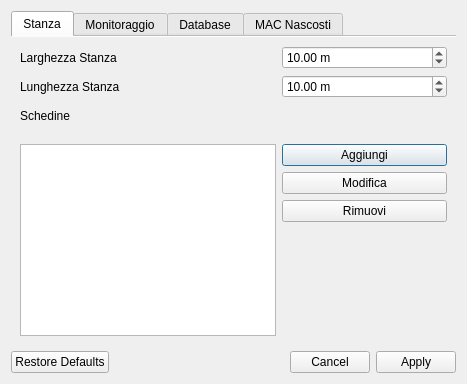
<?xml version="1.0" encoding="UTF-8"?>
<ui version="4.0">
 <class>ConfigDialog</class>
 <widget class="QDialog" name="ConfigDialog">
  <property name="geometry">
   <rect>
    <x>0</x>
    <y>0</y>
    <width>467</width>
    <height>384</height>
   </rect>
  </property>
  <property name="windowTitle">
   <string>Impostazioni</string>
  </property>
  <property name="windowIcon">
   <iconset resource="../res.qrc">
    <normaloff>:/resources/resources/logo_img.svg</normaloff>:/resources/resources/logo_img.svg</iconset>
  </property>
  <layout class="QVBoxLayout" name="verticalLayout_4">
   <item>
    <widget class="QTabWidget" name="tabWidget">
     <property name="currentIndex">
      <number>0</number>
     </property>
     <property name="usesScrollButtons">
      <bool>false</bool>
     </property>
     <property name="documentMode">
      <bool>true</bool>
     </property>
     <property name="tabsClosable">
      <bool>false</bool>
     </property>
     <widget class="QWidget" name="tab_2">
      <attribute name="title">
       <string>Stanza</string>
      </attribute>
      <layout class="QVBoxLayout" name="verticalLayout_7">
       <item>
        <layout class="QVBoxLayout" name="verticalLayout_3">
         <item>
          <layout class="QFormLayout" name="formLayout_2">
           <item row="1" column="0">
            <widget class="QLabel" name="widthLabel">
             <property name="lineWidth">
              <number>1</number>
             </property>
             <property name="midLineWidth">
              <number>0</number>
             </property>
             <property name="text">
              <string>Larghezza Stanza</string>
             </property>
            </widget>
           </item>
           <item row="1" column="1">
            <widget class="QDoubleSpinBox" name="widthEdit">
             <property name="suffix">
              <string> m</string>
             </property>
             <property name="minimum">
              <double>1.000000000000000</double>
             </property>
             <property name="maximum">
              <double>99.989999999999995</double>
             </property>
             <property name="value">
              <double>10.000000000000000</double>
             </property>
            </widget>
           </item>
           <item row="2" column="0">
            <widget class="QLabel" name="heightLabel">
             <property name="text">
              <string>Lunghezza Stanza</string>
             </property>
            </widget>
           </item>
           <item row="2" column="1">
            <widget class="QDoubleSpinBox" name="heightEdit">
             <property name="suffix">
              <string> m</string>
             </property>
             <property name="minimum">
              <double>1.000000000000000</double>
             </property>
             <property name="maximum">
              <double>99.989999999999995</double>
             </property>
             <property name="value">
              <double>10.000000000000000</double>
             </property>
            </widget>
           </item>
           <item row="3" column="0">
            <widget class="QLabel" name="boardLabel">
             <property name="text">
              <string>Schedine</string>
             </property>
            </widget>
           </item>
           <item row="4" column="0">
            <widget class="QTableWidget" name="boardTable"/>
           </item>
           <item row="4" column="1">
            <layout class="QVBoxLayout" name="verticalLayout_2">
             <item>
              <widget class="QPushButton" name="addBoard">
               <property name="text">
                <string>Aggiungi</string>
               </property>
              </widget>
             </item>
             <item>
              <widget class="QPushButton" name="modBoard">
               <property name="text">
                <string>Modifica</string>
               </property>
              </widget>
             </item>
             <item>
              <widget class="QPushButton" name="removeBoard">
               <property name="text">
                <string>Rimuovi</string>
               </property>
              </widget>
             </item>
            </layout>
           </item>
          </layout>
         </item>
        </layout>
       </item>
      </layout>
     </widget>
     <widget class="QWidget" name="tab">
      <attribute name="title">
       <string>Monitoraggio</string>
      </attribute>
      <layout class="QVBoxLayout" name="verticalLayout_6">
       <item>
        <layout class="QFormLayout" name="formLayout">
         <item row="0" column="0">
          <widget class="QLabel" name="nLabel">
           <property name="lineWidth">
            <number>1</number>
           </property>
           <property name="midLineWidth">
            <number>0</number>
           </property>
           <property name="text">
            <string>Costante di propagazione del segnale (n)</string>
           </property>
          </widget>
         </item>
         <item row="0" column="1">
          <widget class="QSpinBox" name="nEdit">
           <property name="minimum">
            <number>1</number>
           </property>
           <property name="maximum">
            <number>3</number>
           </property>
           <property name="value">
            <number>3</number>
           </property>
          </widget>
         </item>
         <item row="1" column="0">
          <widget class="QLabel" name="minLabel">
           <property name="text">
            <string>Minimo minuti per conteggio presenza</string>
           </property>
          </widget>
         </item>
         <item row="1" column="1">
          <widget class="QSpinBox" name="minEdit">
           <property name="minimum">
            <number>1</number>
           </property>
           <property name="maximum">
            <number>5</number>
           </property>
          </widget>
         </item>
         <item row="2" column="0">
          <widget class="QLabel" name="retryLabel">
           <property name="text">
            <string>Limite fallimenti aggregazione</string>
           </property>
          </widget>
         </item>
         <item row="2" column="1">
          <widget class="QSpinBox" name="retryEdit">
           <property name="minimum">
            <number>1</number>
           </property>
           <property name="maximum">
            <number>100</number>
           </property>
           <property name="value">
            <number>3</number>
           </property>
           <property name="displayIntegerBase">
            <number>10</number>
           </property>
          </widget>
         </item>
         <item row="3" column="0">
          <widget class="QLabel" name="portServerLabel">
           <property name="text">
            <string>Porta Server TCP</string>
           </property>
          </widget>
         </item>
         <item row="3" column="1">
          <widget class="QSpinBox" name="portServerEdit">
           <property name="minimum">
            <number>1024</number>
           </property>
           <property name="maximum">
            <number>65535</number>
           </property>
           <property name="value">
            <number>27015</number>
           </property>
          </widget>
         </item>
         <item row="4" column="0">
          <widget class="QLabel" name="secretLabel">
           <property name="text">
            <string>Segreto Condiviso</string>
           </property>
          </widget>
         </item>
         <item row="4" column="1">
          <layout class="QHBoxLayout" name="horizontalLayout_4">
           <item>
            <widget class="QLineEdit" name="secretEdit">
             <property name="text">
              <string>segreto</string>
             </property>
             <property name="echoMode">
              <enum>QLineEdit::Password</enum>
             </property>
            </widget>
           </item>
           <item>
            <widget class="QToolButton" name="secretEcho">
             <property name="text">
              <string>...</string>
             </property>
             <property name="icon">
              <iconset resource="../res.qrc">
               <normaloff>:/resources/resources/see_pass.svg</normaloff>:/resources/resources/see_pass.svg</iconset>
             </property>
            </widget>
           </item>
          </layout>
         </item>
        </layout>
       </item>
      </layout>
     </widget>
     <widget class="QWidget" name="tab_3">
      <attribute name="title">
       <string>Database</string>
      </attribute>
      <layout class="QVBoxLayout" name="verticalLayout" stretch="0,1,0">
       <item>
        <widget class="QLabel" name="label">
         <property name="text">
          <string>Per il corretto funzionamento del programma ti consigliamo di preparare il database avendo cura di inserire correttamente i dati sottostanti.</string>
         </property>
         <property name="alignment">
          <set>Qt::AlignJustify|Qt::AlignVCenter</set>
         </property>
         <property name="wordWrap">
          <bool>true</bool>
         </property>
        </widget>
       </item>
       <item>
        <layout class="QFormLayout" name="formLayout_3">
         <item row="1" column="0">
          <widget class="QLabel" name="hostLabel">
           <property name="text">
            <string>Host</string>
           </property>
          </widget>
         </item>
         <item row="1" column="1">
          <widget class="QLineEdit" name="hostEdit">
           <property name="text">
            <string>localhost</string>
           </property>
          </widget>
         </item>
         <item row="2" column="0">
          <widget class="QLabel" name="dbLabel">
           <property name="text">
            <string>Nome Database</string>
           </property>
          </widget>
         </item>
         <item row="2" column="1">
          <widget class="QLineEdit" name="dbEdit">
           <property name="text">
            <string>data</string>
           </property>
          </widget>
         </item>
         <item row="3" column="0">
          <widget class="QLabel" name="portLabel">
           <property name="text">
            <string>Porta</string>
           </property>
          </widget>
         </item>
         <item row="4" column="0">
          <widget class="QLabel" name="userLabel">
           <property name="text">
            <string>Username</string>
           </property>
          </widget>
         </item>
         <item row="4" column="1">
          <widget class="QLineEdit" name="userEdit">
           <property name="text">
            <string>root</string>
           </property>
          </widget>
         </item>
         <item row="5" column="0">
          <widget class="QLabel" name="passLabel">
           <property name="text">
            <string>Password</string>
           </property>
          </widget>
         </item>
         <item row="5" column="1">
          <layout class="QHBoxLayout" name="horizontalLayout_5">
           <item>
            <widget class="QLineEdit" name="passEdit">
             <property name="text">
              <string>NewRoot12Kz</string>
             </property>
             <property name="echoMode">
              <enum>QLineEdit::Password</enum>
             </property>
            </widget>
           </item>
           <item>
            <widget class="QToolButton" name="passEcho">
             <property name="text">
              <string>...</string>
             </property>
             <property name="icon">
              <iconset resource="../res.qrc">
               <normaloff>:/resources/resources/see_pass.svg</normaloff>:/resources/resources/see_pass.svg</iconset>
             </property>
            </widget>
           </item>
          </layout>
         </item>
         <item row="6" column="0">
          <widget class="QLabel" name="tableLabel">
           <property name="text">
            <string>Nome Tabella</string>
           </property>
          </widget>
         </item>
         <item row="6" column="1">
          <layout class="QHBoxLayout" name="horizontalLayout_2">
           <item>
            <widget class="QLineEdit" name="tableEdit">
             <property name="text">
              <string>stanza</string>
             </property>
            </widget>
           </item>
          </layout>
         </item>
         <item row="3" column="1">
          <widget class="QSpinBox" name="portEdit">
           <property name="minimum">
            <number>1024</number>
           </property>
           <property name="maximum">
            <number>65535</number>
           </property>
           <property name="value">
            <number>3306</number>
           </property>
          </widget>
         </item>
        </layout>
       </item>
       <item>
        <layout class="QHBoxLayout" name="horizontalLayout_8" stretch="0,0">
         <property name="spacing">
          <number>6</number>
         </property>
         <item>
          <widget class="QPushButton" name="initializeButton">
           <property name="sizePolicy">
            <sizepolicy hsizetype="Minimum" vsizetype="Fixed">
             <horstretch>0</horstretch>
             <verstretch>0</verstretch>
            </sizepolicy>
           </property>
           <property name="text">
            <string>Inizializza Database</string>
           </property>
          </widget>
         </item>
         <item>
          <widget class="QToolButton" name="restoreBoardButton">
           <property name="sizePolicy">
            <sizepolicy hsizetype="Minimum" vsizetype="Fixed">
             <horstretch>0</horstretch>
             <verstretch>0</verstretch>
            </sizepolicy>
           </property>
           <property name="text">
            <string>Recupera Setup Schedine</string>
           </property>
          </widget>
         </item>
        </layout>
       </item>
      </layout>
     </widget>
     <widget class="QWidget" name="tab_4">
      <attribute name="title">
       <string>MAC Nascosti</string>
      </attribute>
      <layout class="QVBoxLayout" name="verticalLayout_5" stretch="0,0">
       <item>
        <widget class="QLabel" name="label_4">
         <property name="text">
          <string>&lt;p&gt;Configurazione parametri e tolleranze per Analisi MAC nascosti.&lt;/p&gt;

&lt;ul&gt;
&lt;li&gt;&lt;b&gt;Tolleranza&lt;/b&gt;: Valore della differenza per cui la percentuale di somiglianza è pari a 0. &lt;/li&gt;
&lt;li&gt;&lt;b&gt;Peso&lt;/b&gt;: Numero intero che rappresenta il peso che viene dato ad ogni parametro.&lt;/li&gt;
&lt;/ul&gt;</string>
         </property>
         <property name="wordWrap">
          <bool>true</bool>
         </property>
        </widget>
       </item>
       <item>
        <layout class="QFormLayout" name="formLayout_4">
         <item row="1" column="0">
          <widget class="QLabel" name="label_2">
           <property name="text">
            <string>&lt;b&gt;Posizione&lt;/b&gt;</string>
           </property>
          </widget>
         </item>
         <item row="1" column="1">
          <layout class="QHBoxLayout" name="horizontalLayout" stretch="2,2">
           <item>
            <widget class="QDoubleSpinBox" name="posTolEdit">
             <property name="suffix">
              <string> m</string>
             </property>
             <property name="minimum">
              <double>0.000000000000000</double>
             </property>
             <property name="value">
              <double>2.000000000000000</double>
             </property>
            </widget>
           </item>
           <item>
            <widget class="QSpinBox" name="posPesoEdit">
             <property name="minimum">
              <number>0</number>
             </property>
             <property name="value">
              <number>1</number>
             </property>
            </widget>
           </item>
          </layout>
         </item>
         <item row="2" column="0">
          <widget class="QLabel" name="label_3">
           <property name="text">
            <string>&lt;b&gt;Tempo&lt;/b&gt;</string>
           </property>
          </widget>
         </item>
         <item row="2" column="1">
          <layout class="QHBoxLayout" name="horizontalLayout_6" stretch="1,1">
           <item>
            <widget class="QSpinBox" name="timeTolEdit">
             <property name="suffix">
              <string> s</string>
             </property>
             <property name="maximum">
              <number>86400</number>
             </property>
             <property name="value">
              <number>3600</number>
             </property>
            </widget>
           </item>
           <item>
            <widget class="QSpinBox" name="timePesoEdit">
             <property name="value">
              <number>1</number>
             </property>
            </widget>
           </item>
          </layout>
         </item>
         <item row="3" column="0">
          <widget class="QLabel" name="label_5">
           <property name="text">
            <string>&lt;b&gt;SSID&lt;/b&gt;</string>
           </property>
          </widget>
         </item>
         <item row="3" column="1">
          <layout class="QHBoxLayout" name="horizontalLayout_7" stretch="1,1">
           <item>
            <spacer name="horizontalSpacer">
             <property name="orientation">
              <enum>Qt::Horizontal</enum>
             </property>
             <property name="sizeHint" stdset="0">
              <size>
               <width>40</width>
               <height>20</height>
              </size>
             </property>
            </spacer>
           </item>
           <item>
            <widget class="QSpinBox" name="ssidPesoEdit">
             <property name="value">
              <number>1</number>
             </property>
            </widget>
           </item>
          </layout>
         </item>
         <item row="0" column="1">
          <layout class="QHBoxLayout" name="horizontalLayout_3" stretch="2,2">
           <item>
            <widget class="QLabel" name="label_6">
             <property name="text">
              <string>&lt;b&gt;Tolleranza&lt;/b</string>
             </property>
            </widget>
           </item>
           <item>
            <widget class="QLabel" name="label_7">
             <property name="text">
              <string>&lt;b&gt;Peso&lt;/b&gt;</string>
             </property>
            </widget>
           </item>
          </layout>
         </item>
        </layout>
       </item>
      </layout>
     </widget>
    </widget>
   </item>
   <item>
    <widget class="QDialogButtonBox" name="buttonBox">
     <property name="orientation">
      <enum>Qt::Horizontal</enum>
     </property>
     <property name="standardButtons">
      <set>QDialogButtonBox::Apply|QDialogButtonBox::Cancel|QDialogButtonBox::RestoreDefaults</set>
     </property>
     <property name="centerButtons">
      <bool>false</bool>
     </property>
    </widget>
   </item>
  </layout>
 </widget>
 <tabstops>
  <tabstop>tabWidget</tabstop>
  <tabstop>widthEdit</tabstop>
  <tabstop>heightEdit</tabstop>
  <tabstop>boardTable</tabstop>
  <tabstop>addBoard</tabstop>
  <tabstop>modBoard</tabstop>
  <tabstop>removeBoard</tabstop>
  <tabstop>nEdit</tabstop>
  <tabstop>minEdit</tabstop>
  <tabstop>retryEdit</tabstop>
  <tabstop>secretEcho</tabstop>
  <tabstop>hostEdit</tabstop>
  <tabstop>dbEdit</tabstop>
  <tabstop>portEdit</tabstop>
  <tabstop>userEdit</tabstop>
  <tabstop>passEdit</tabstop>
  <tabstop>passEcho</tabstop>
  <tabstop>tableEdit</tabstop>
  <tabstop>posTolEdit</tabstop>
  <tabstop>posPesoEdit</tabstop>
  <tabstop>timeTolEdit</tabstop>
  <tabstop>timePesoEdit</tabstop>
  <tabstop>ssidPesoEdit</tabstop>
 </tabstops>
 <resources>
  <include location="../res.qrc"/>
 </resources>
 <connections>
  <connection>
   <sender>buttonBox</sender>
   <signal>accepted()</signal>
   <receiver>ConfigDialog</receiver>
   <slot>accept()</slot>
   <hints>
    <hint type="sourcelabel">
     <x>248</x>
     <y>254</y>
    </hint>
    <hint type="destinationlabel">
     <x>157</x>
     <y>274</y>
    </hint>
   </hints>
  </connection>
  <connection>
   <sender>buttonBox</sender>
   <signal>rejected()</signal>
   <receiver>ConfigDialog</receiver>
   <slot>reject()</slot>
   <hints>
    <hint type="sourcelabel">
     <x>316</x>
     <y>260</y>
    </hint>
    <hint type="destinationlabel">
     <x>286</x>
     <y>274</y>
    </hint>
   </hints>
  </connection>
 </connections>
</ui>
